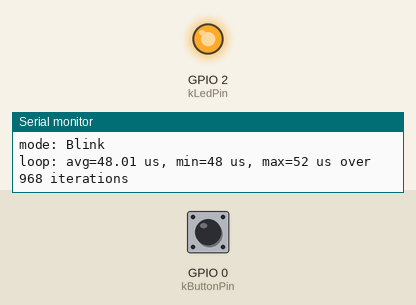
Simulated run of this program. Board: ESP32-S3. Shown: output pins drawn as LEDs (lit = HIGH), the last lines printed to the serial monitor. Dashed ring = blinking. The inputs (shaded band) are chosen by the test bench; at power-on: GPIO 0 (kButtonPin) HIGH.

Above: at 1.2 s.
1.3 s: GPIO 0 (kButtonPin) pulled LOW for 0.15 s
At 1.9 s:
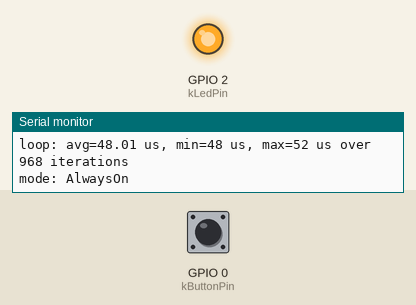
2.9 s: GPIO 0 (kButtonPin) pulled LOW for 1 s
At 3.4 s:
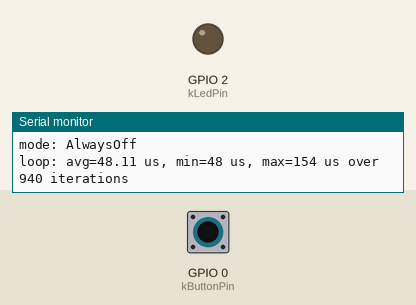
5.4 s: GPIO 0 (kButtonPin) pulled LOW for 3.2 s
At 5.8 s:
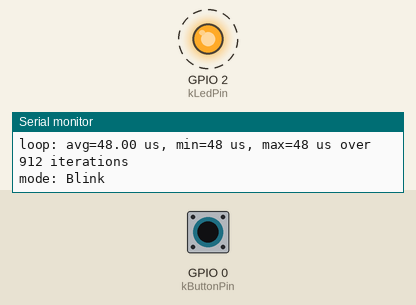
Timing chart, 0 to 16.1 s (numbered marks = the images above; inputs shaded):
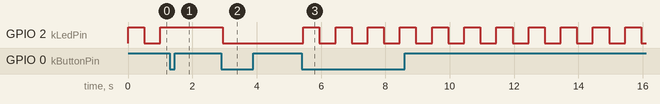

Measured:
- after the input at 1.3 s, GPIO 2 (kLedPin): stays HIGH (without the input it goes to LOW after 0.20 s)
- after the input at 2.9 s, GPIO 2 (kLedPin): HIGH → LOW after 0.05 s
- after the input at 5.4 s, GPIO 2 (kLedPin): alternates HIGH for 0.50 s and LOW for 0.50 s, starting after 0.05 s

The program:

main.cpp
```cpp
#include <Arduino.h>

enum class LedState : uint8_t { Off, On };

enum class LedMode : uint8_t { Blink, AlwaysOn, AlwaysOff };

struct Config {
  static constexpr uint8_t kLedPin = 2;
  static constexpr uint8_t kButtonPin = 0;
  static constexpr uint32_t kBlinkIntervalMs = 500;
  static constexpr uint32_t kDebounceMs = 50;
  static constexpr uint32_t kSerialBaud = 115200;
  static constexpr uint32_t kReportIntervalMs = 1000;
  static constexpr LedMode kInitialMode = LedMode::Blink;
};

static volatile bool buttonPressed = false;

static void IRAM_ATTR onButtonInterrupt() {
  buttonPressed = true;
}

class Led {
 public:
  explicit constexpr Led(uint8_t pin) : pin_(pin), state_(LedState::Off) {}

  void init() {
    pinMode(pin_, OUTPUT);
    set(LedState::Off);
  }

  void set(LedState state) {
    state_ = state;
    digitalWrite(pin_, state_ == LedState::On ? HIGH : LOW);
  }

  void toggle() {
    set(state_ == LedState::On ? LedState::Off : LedState::On);
  }

 private:
  const uint8_t pin_;
  LedState state_;
};

class Button {
 public:
  explicit constexpr Button(uint8_t pin) : pin_(pin), pending_(false), edgeTimeMs_(0) {}

  void init() {
    pinMode(pin_, INPUT_PULLUP);
    attachInterrupt(digitalPinToInterrupt(pin_), onButtonInterrupt, FALLING);
  }

  bool wasPressed(uint32_t nowMs) {
    if (buttonPressed) {
      buttonPressed = false;
      pending_ = true;
      edgeTimeMs_ = nowMs;
    }

    if (!pending_ || nowMs - edgeTimeMs_ < Config::kDebounceMs) {
      return false;
    }

    pending_ = false;
    return digitalRead(pin_) == LOW;
  }

 private:
  const uint8_t pin_;
  bool pending_;
  uint32_t edgeTimeMs_;
};

class LoopProfiler {
 public:
  void begin() {
    startUs_ = micros();
  }

  void end() {
    const uint32_t elapsedUs = micros() - startUs_;
    totalUs_ += elapsedUs;
    ++iterations_;
    if (elapsedUs < minUs_) {
      minUs_ = elapsedUs;
    }
    if (elapsedUs > maxUs_) {
      maxUs_ = elapsedUs;
    }

    const uint32_t nowMs = millis();
    if (nowMs - lastReportMs_ >= Config::kReportIntervalMs) {
      lastReportMs_ = nowMs;
      report();
      reset();
    }
  }

 private:
  void report() const {
    Serial.printf("loop: avg=%.2f us, min=%u us, max=%u us over %u iterations\n",
                  static_cast<double>(totalUs_) / iterations_,
                  static_cast<unsigned>(minUs_),
                  static_cast<unsigned>(maxUs_),
                  static_cast<unsigned>(iterations_));
  }

  void reset() {
    iterations_ = 0;
    totalUs_ = 0;
    minUs_ = UINT32_MAX;
    maxUs_ = 0;
  }

  uint32_t startUs_ = 0;
  uint32_t iterations_ = 0;
  uint64_t totalUs_ = 0;
  uint32_t minUs_ = UINT32_MAX;
  uint32_t maxUs_ = 0;
  uint32_t lastReportMs_ = 0;
};

class App {
 public:
  App() : led_(Config::kLedPin), button_(Config::kButtonPin) {}

  void init() {
    Serial.begin(Config::kSerialBaud);
    led_.init();
    button_.init();
    applyMode(Config::kInitialMode, millis());
  }

  void run() {
    profiler_.begin();

    const uint32_t nowMs = millis();

    if (button_.wasPressed(nowMs)) {
      applyMode(nextMode(mode_), nowMs);
    }

    if (mode_ == LedMode::Blink && nowMs - lastToggleMs_ >= Config::kBlinkIntervalMs) {
      lastToggleMs_ = nowMs;
      led_.toggle();
    }

    profiler_.end();
  }

 private:
  static constexpr LedMode nextMode(LedMode mode) {
    return mode == LedMode::Blink    ? LedMode::AlwaysOn
           : mode == LedMode::AlwaysOn ? LedMode::AlwaysOff
                                       : LedMode::Blink;
  }

  static const char* modeName(LedMode mode) {
    switch (mode) {
      case LedMode::Blink:
        return "Blink";
      case LedMode::AlwaysOn:
        return "AlwaysOn";
      case LedMode::AlwaysOff:
        return "AlwaysOff";
    }
    return "Unknown";
  }

  void applyMode(LedMode mode, uint32_t nowMs) {
    mode_ = mode;
    lastToggleMs_ = nowMs;

    switch (mode_) {
      case LedMode::Blink:
      case LedMode::AlwaysOn:
        led_.set(LedState::On);
        break;
      case LedMode::AlwaysOff:
        led_.set(LedState::Off);
        break;
    }

    Serial.printf("mode: %s\n", modeName(mode_));
  }

  Led led_;
  Button button_;
  LoopProfiler profiler_;
  LedMode mode_ = Config::kInitialMode;
  uint32_t lastToggleMs_ = 0;
};

static App& app() {
  static App instance;
  return instance;
}

void setup() {
  app().init();
}

void loop() {
  app().run();
}
```
